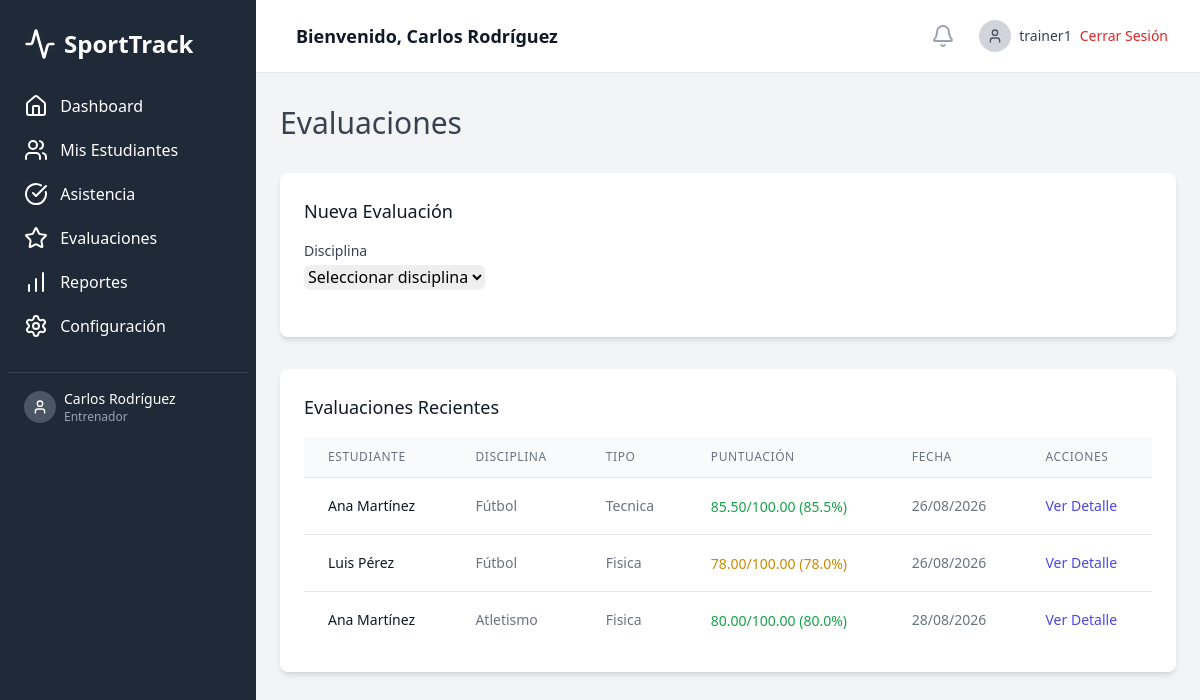
Page /src/pages/evaluations.php (signed in) on the committed database.
### tables this page shows
CREATE TABLE evaluations (
    id INT AUTO_INCREMENT PRIMARY KEY,
    student_id INT,
    discipline_id INT,
    trainer_id INT,
    evaluation_date DATE,
    score DECIMAL(5,2),
    max_score DECIMAL(5,2) DEFAULT 100.00,
    comments TEXT,
    session_type VARCHAR(100),
    created_at TIMESTAMP DEFAULT CURRENT_TIMESTAMP,
    FOREIGN KEY (student_id) REFERENCES users(id),
    FOREIGN KEY (discipline_id) REFERENCES disciplines(id),
    FOREIGN KEY (trainer_id) REFERENCES users(id)
);

CREATE TABLE users (
    id INT AUTO_INCREMENT PRIMARY KEY,
    username VARCHAR(50) UNIQUE NOT NULL,
    password VARCHAR(255) NOT NULL,
    email VARCHAR(100) UNIQUE NOT NULL,
    full_name VARCHAR(100) NOT NULL,
    user_type ENUM('coordinador', 'entrenador', 'estudiante') NOT NULL,
    created_at TIMESTAMP DEFAULT CURRENT_TIMESTAMP,
    updated_at TIMESTAMP DEFAULT CURRENT_TIMESTAMP ON UPDATE CURRENT_TIMESTAMP
);

CREATE TABLE disciplines (
    id INT AUTO_INCREMENT PRIMARY KEY,
    name VARCHAR(100) NOT NULL,
    description TEXT,
    created_by INT,
    created_at TIMESTAMP DEFAULT CURRENT_TIMESTAMP,
    FOREIGN KEY (created_by) REFERENCES users(id)
);

### src/pages/evaluations.php (the view, shortened to what this page needs)
<?php
$user = getCurrentUser();
$database = new Database();
$pdo = $database->getConnection();
$stmt = $pdo->prepare("
    SELECT e.*, u.full_name, d.name as discipline_name
    FROM evaluations e
    JOIN users u ON e.student_id = u.id
    JOIN disciplines d ON e.discipline_id = d.id
    WHERE e.trainer_id = ?
    ORDER BY e.created_at DESC
    LIMIT 20
");
$stmt->execute([$user['id']]);
$recent_evaluations = $stmt->fetchAll(PDO::FETCH_ASSOC);
?>
<!DOCTYPE html>
<html lang="es">
<head>
    <script src="https://cdn.tailwindcss.com"></script>
</head>
<body class="bg-gray-100">
    <div class="flex h-screen bg-gray-100">
        <?php include '../components/sidebar.php'; ?>
        <div class="flex-1 flex flex-col overflow-hidden">
            <?php include '../components/header.php'; ?>
            <main class="flex-1 overflow-x-hidden overflow-y-auto bg-gray-100">
                <div class="container mx-auto px-6 py-8">
                    <h3 class="text-gray-700 text-3xl font-medium">Evaluaciones</h3>
                    <div class="mt-8 bg-white shadow-md rounded-lg p-6">
                        <h4 class="text-lg font-medium text-gray-900 mb-4">Nueva Evaluación</h4>
                        <form method="GET" class="mb-6">
                            <div class="flex items-center space-x-4">
                                <div>
                                    <label class="block text-sm font-medium text-gray-700">Disciplina</label>
                                    <select name="discipline_id" onchange="this.form.submit()" class="mt-1 block w-full rounded-md border-gray-300 shadow-sm focus:border-indigo-500 focus:ring-indigo-500">
                                        <option value="">Seleccionar disciplina</option>
                                    </select>
                                </div>
                            </div>
                        </form>
                    </div>
                    <div class="mt-8 bg-white shadow-md rounded-lg p-6">
                        <h4 class="text-lg font-medium text-gray-900 mb-4">Evaluaciones Recientes</h4>
                        <div class="overflow-x-auto">
                            <table class="min-w-full divide-y divide-gray-200">
                                <thead class="bg-gray-50">
                                    <tr>
                                        <th class="px-6 py-3 text-left text-xs font-medium text-gray-500 uppercase tracking-wider">Estudiante</th>
                                        <th class="px-6 py-3 text-left text-xs font-medium text-gray-500 uppercase tracking-wider">Disciplina</th>
                                        <th class="px-6 py-3 text-left text-xs font-medium text-gray-500 uppercase tracking-wider">Tipo</th>
                                        <th class="px-6 py-3 text-left text-xs font-medium text-gray-500 uppercase tracking-wider">Puntuación</th>
                                        <th class="px-6 py-3 text-left text-xs font-medium text-gray-500 uppercase tracking-wider">Fecha</th>
                                        <th class="px-6 py-3 text-left text-xs font-medium text-gray-500 uppercase tracking-wider">Acciones</th>
                                    </tr>
                                </thead>
                                <tbody class="bg-white divide-y divide-gray-200">
                                    <?php foreach ($recent_evaluations as $evaluation): ?>
                                    <tr>
                                        <td class="px-6 py-4 whitespace-nowrap text-sm font-medium text-gray-900">
                                            <?php echo htmlspecialchars($evaluation['full_name']); ?>
                                        </td>
                                        <td class="px-6 py-4 whitespace-nowrap text-sm text-gray-500">
                                            <?php echo htmlspecialchars($evaluation['discipline_name']); ?>
                                        </td>
                                        <td class="px-6 py-4 whitespace-nowrap text-sm text-gray-500">
                                            <?php echo ucfirst($evaluation['session_type']); ?>
                                        </td>
                                        <td class="px-6 py-4 whitespace-nowrap">
                                            <?php
                                            $percentage = ($evaluation['score'] / $evaluation['max_score']) * 100;
                                            $color_class = $percentage >= 80 ? 'text-green-600' : ($percentage >= 60 ? 'text-yellow-600' : 'text-red-600');
                                            ?>
                                            <span class="text-sm font-medium <?php echo $color_class; ?>">
                                                <?php echo $evaluation['score']; ?>/<?php echo $evaluation['max_score']; ?>
                                                (<?php echo number_format($percentage, 1); ?>%)
                                            </span>
                                        </td>
                                        <td class="px-6 py-4 whitespace-nowrap text-sm text-gray-500">
                                            <?php echo date('d/m/Y', strtotime($evaluation['evaluation_date'])); ?>
                                        </td>
                                        <td class="px-6 py-4 whitespace-nowrap text-sm font-medium">
                                            <a href="evaluation-detail.php?id=<?php echo $evaluation['id']; ?>" class="text-indigo-600 hover:text-indigo-900">Ver Detalle</a>
                                        </td>
                                    </tr>
                                    <?php endforeach; ?>
                                </tbody>
                            </table>
                        </div>
                    </div>
                </div>
            </main>
        </div>
    </div>
</body>
</html>

### rows in the picture
evaluations: student.full_name "Ana Martínez", discipline.name "Fútbol", session_type "Tecnica", score "85.50", max_score "100.00", percentage "85.5", evaluation_date "26/08/2026"
evaluations: student.full_name "Luis Pérez", discipline.name "Fútbol", session_type "Fisica", score "78.00", max_score "100.00", percentage "78.0", evaluation_date "26/08/2026"
evaluations: student.full_name "Ana Martínez", discipline.name "Atletismo", session_type "Fisica", score "80.00", max_score "100.00", percentage "80.0", evaluation_date "28/08/2026"

### other values in the picture
$item['text'] "Dashboard"
$item['text'] "Mis Estudiantes"
$item['text'] "Asistencia"
$item['text'] "Evaluaciones"
$item['text'] "Reportes"
$item['text'] "Configuración"
$user['full_name'] "Carlos Rodríguez"
$user['user_type'] "Entrenador"
$user['username'] "trainer1"
